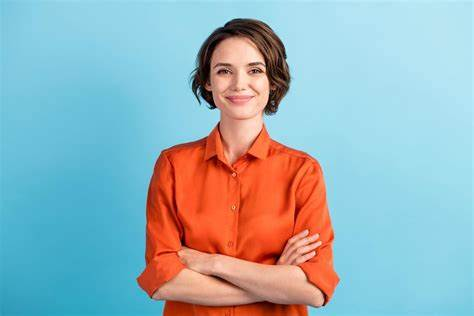
#> input picture img/obraz.jfif, 474 x 316 px
$ python zad8.py
#> lines starting #> are read from the running program, lines starting #| are printed output that depends on the picture
import cv2

img = cv2.imread('img/obraz.jfif')
#> img is the input picture: shape (316, 474, 3); mean B, G, R 185.2, 178, 152
h, w = img.shape[0], img.shape[1]
#> h = 316; w = 474

for x in range(10, h, 10):
    roi = img[:, :x]
    cv2.imshow(f'obraz{x}', roi)
    cv2.moveWindow(f'obraz{x}', 100, 100)
    cv2.waitKey(0)
#> this loop made 31 passes
#> pass 2, `roi = img[:, :x]`:
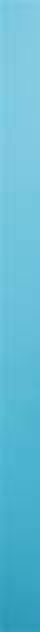
#> roi: shape (316, 20, 3) (shown 2 times larger); mean B, G, R 213.8, 188.1, 98.5
#> pass 3, `roi = img[:, :x]`:
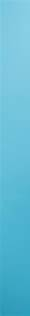
#> roi: shape (316, 30, 3); mean B, G, R 213.9, 188.1, 98.5
cv2.destroyAllWindows()

$ run again, with img/R.jpg saved as img/obraz.jfif
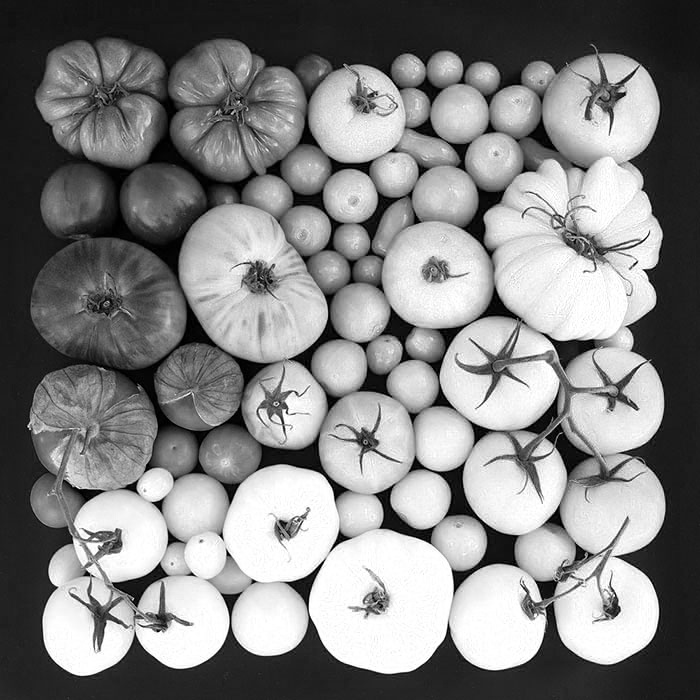
#> input picture img/R.jpg, 700 x 700 px
#> img is the input picture: shape (700, 700, 3); min 0, max 255, mean 131.1
#> the loop `for x in range(10, h, 10):` made 69 passes
#> pass 3, `roi = img[:, :x]`:
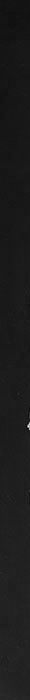
#> roi: shape (700, 30, 3); min 0, max 255, mean 27.6
